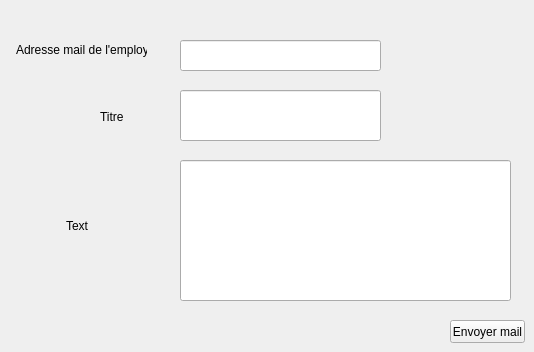
    <widget class="QWidget" name="tab_9">
     <attribute name="title">
      <string>Mailing</string>
     </attribute>
     <widget class="QPushButton" name="pushButton_envoyer">
      <property name="geometry">
       <rect>
        <x>450</x>
        <y>320</y>
        <width>75</width>
        <height>23</height>
       </rect>
      </property>
      <property name="text">
       <string>Envoyer mail</string>
      </property>
     </widget>
     <widget class="QLineEdit" name="lineEdit_rec">
      <property name="geometry">
       <rect>
        <x>180</x>
        <y>40</y>
        <width>201</width>
        <height>31</height>
       </rect>
      </property>
     </widget>
     <widget class="QLabel" name="label_9">
      <property name="geometry">
       <rect>
        <x>16</x>
        <y>40</y>
        <width>131</width>
        <height>20</height>
       </rect>
      </property>
      <property name="text">
       <string>Adresse mail de l'employe</string>
      </property>
     </widget>
     <widget class="QLineEdit" name="lineEdit_text">
      <property name="geometry">
       <rect>
        <x>180</x>
        <y>90</y>
        <width>201</width>
        <height>51</height>
       </rect>
      </property>
     </widget>
     <widget class="QLabel" name="label_13">
      <property name="geometry">
       <rect>
        <x>100</x>
        <y>110</y>
        <width>47</width>
        <height>13</height>
       </rect>
      </property>
      <property name="text">
       <string>Titre</string>
      </property>
     </widget>
     <widget class="QLineEdit" name="lineEdit_sujet">
      <property name="geometry">
       <rect>
        <x>180</x>
        <y>160</y>
        <width>331</width>
        <height>141</height>
       </rect>
      </property>
     </widget>
     <widget class="QLabel" name="label_15">
      <property name="geometry">
       <rect>
        <x>66</x>
        <y>210</y>
        <width>71</width>
        <height>31</height>
       </rect>
      </property>
      <property name="text">
       <string>Text</string>
      </property>
     </widget>
    </widget>
